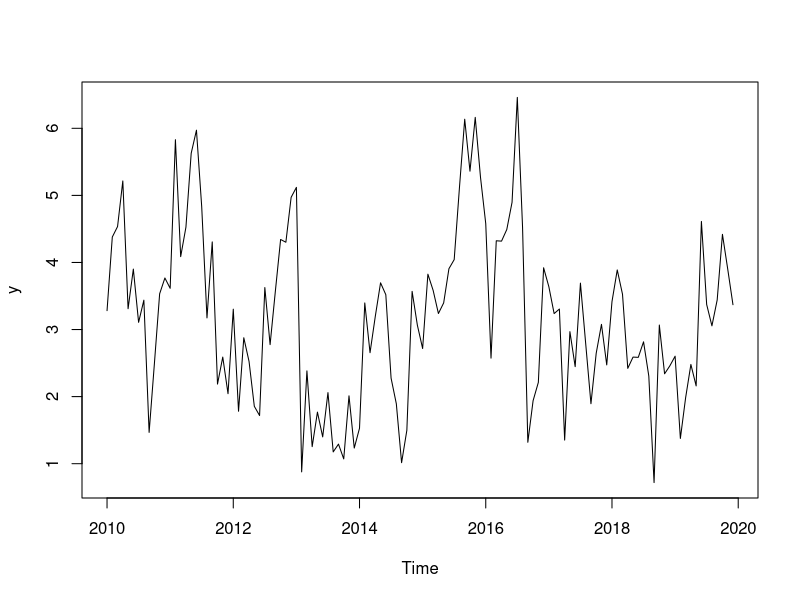
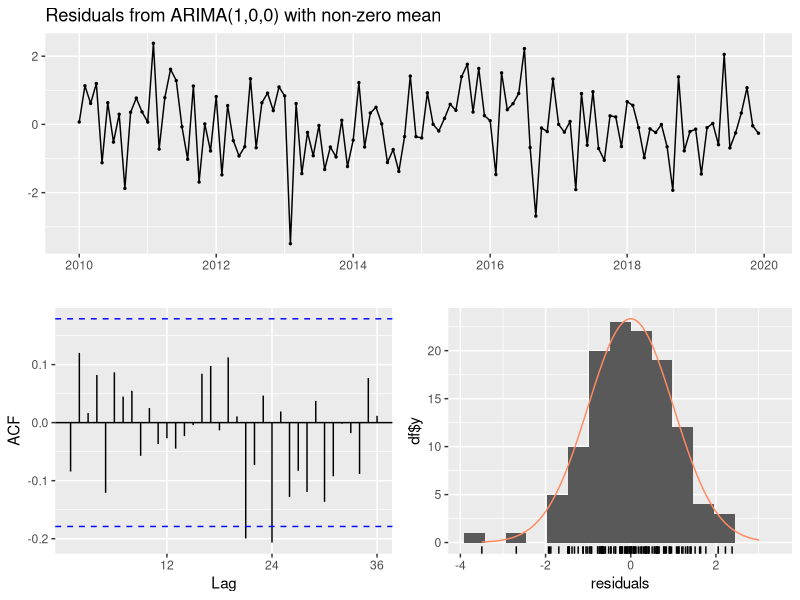
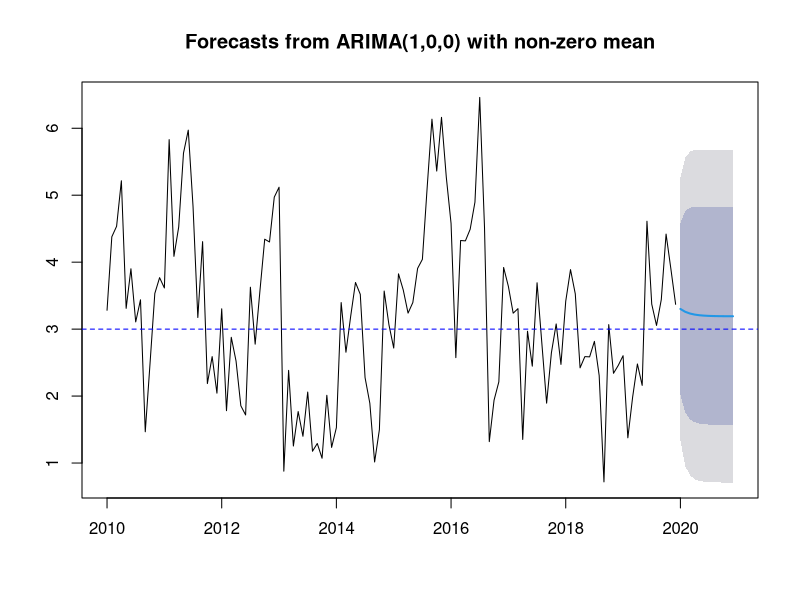
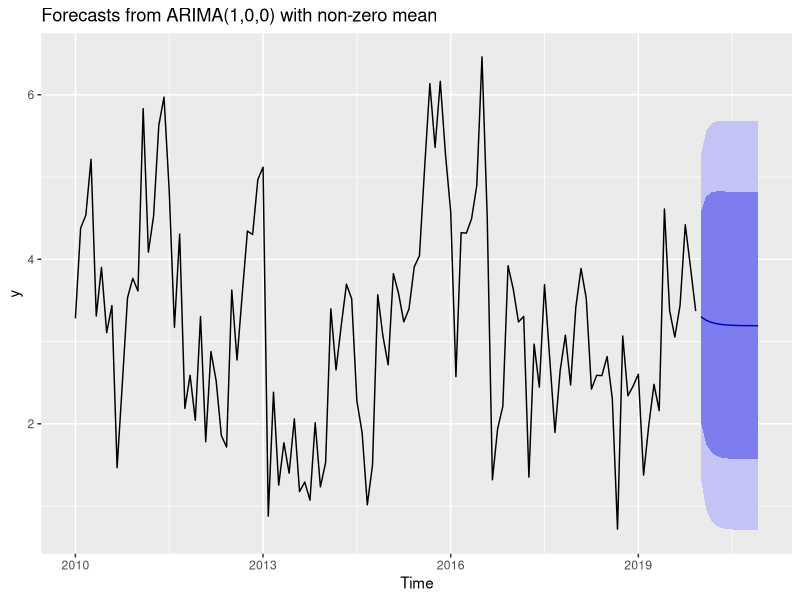
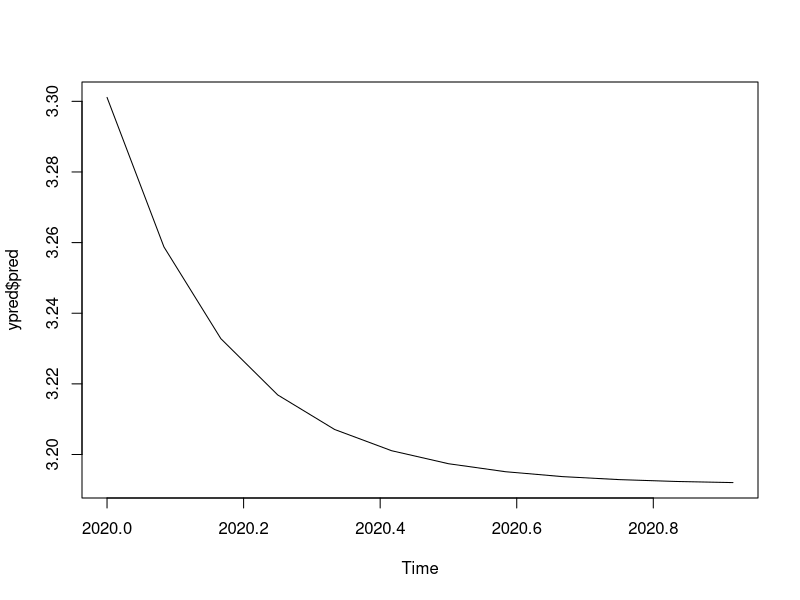
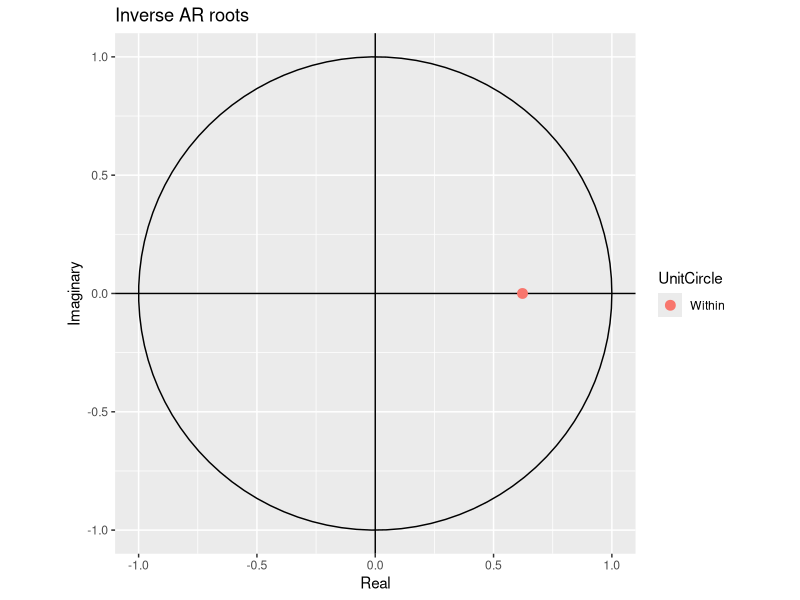
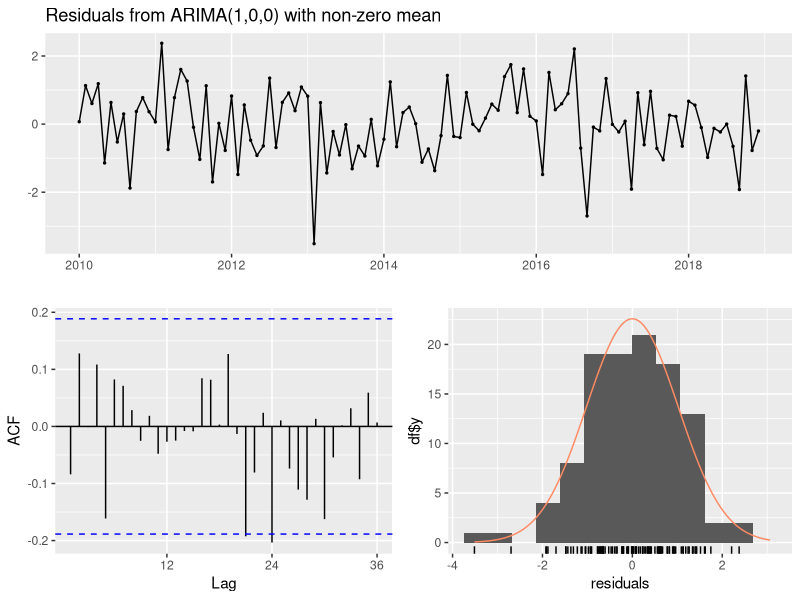
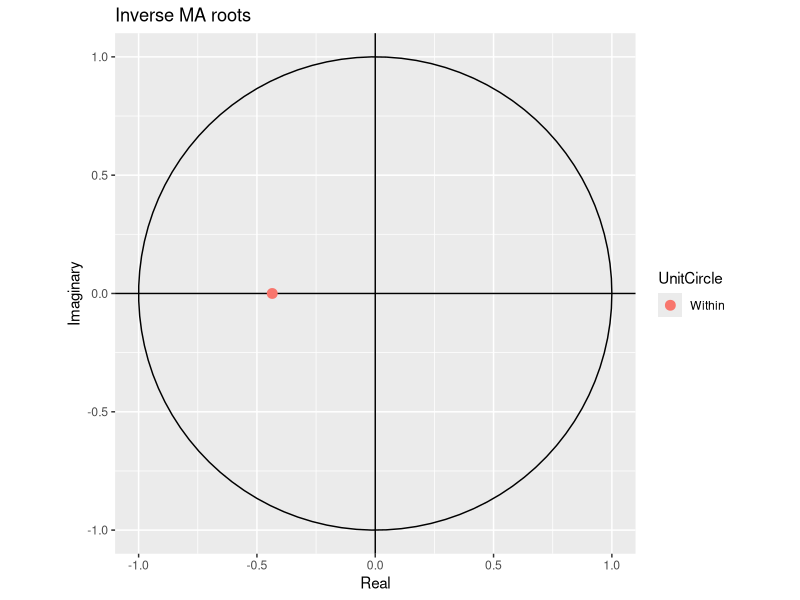

These figures' R source, in order:
# Forecasting with ARMA models
# ============================
library(forecast)
library(ggplot2)
set.seed(125)
y <- arima.sim(n=120, list(ar=0.7)) + 3
y <- ts(y, frequency=12, start=c(2010,1))
plot(y)
ar1 <- arima(y, order=c(1,0,0))
ar1
checkresiduals(ar1)

# ? forecast  # check out the help documentation for details
ycast <- forecast(ar1, h=12)  # out-of-sample forecasting
# ycast <- forecast(ar1, h=10, fan = TRUE) # set fan=TRUE for fan charts
ycast
plot(ycast)
abline(h=3, col="blue", lty="dashed")

autoplot(ycast)

# Alternatively, one may use the generic function predict()
ypred <- predict(ar1, 12) 
plot(ypred$pred)
ypred$pred
ypred$se


# ---In-sample forecasting and validation---
y_training <-window(y, end = c(2018,12))  # training data, or in-sample data
y_test <-window(y, start = c(2019,1))  # test data, or out-of-sample data


# Fit three candidate models to the training data
ar1 <- arima(y_training, order=c(1,0,0))
autoplot(ar1)
checkresiduals(ar1)
ma1 <- arima(y_training, order=c(0,0,1)) 
autoplot(ma1)
checkresiduals(ma1)
arma11 <- arima(y_training, order=c(1,0,1))
autoplot(arma11)
checkresiduals(arma11)
# try out auto.arima()
auto <-auto.arima(y_training)
auto

# Forecasting using the AR(1) model
fcast_ar1 <- forecast(ar1, h = 12)
autoplot(fcast_ar1) +
  autolayer(y, color = 1, lwd = 0.8) +
  autolayer(fcast_ar1$mean, series = "Forecasts", lwd = 0.8) + 
  theme_bw()
accuracy(fcast_ar1, y_test)

# Forecasting using the MA(1) model
fcast_ma1 <- forecast(ma1, h = 12)
autoplot(fcast_ma1) +
  autolayer(y, color = 1, lwd = 0.8) +
  autolayer(fcast_ma1$mean, series = "Forecasts", lwd = 0.8) +
  theme_bw()
accuracy(fcast_ma1, y_test)

# Forecasting using the ARMA(1,1) model
fcast_arma11 <- forecast(arma11, h = 12)
autoplot(fcast_arma11) +
  autolayer(y, color = 1, lwd = 0.8) +
  autolayer(fcast_arma11$mean, series = "Forecasts", lwd = 0.8) +
  theme_bw()
accuracy(fcast_arma11, y_test)

# Forecasting using the best model selected by auto.arima()
fcast_auto <- forecast(auto, h = 12)
autoplot(fcast_auto) +
  autolayer(y, color = 1, lwd = 0.8) +
  autolayer(fcast_auto$mean, series = "Forecasts", lwd = 0.8) +
  theme_bw()
accuracy(fcast_auto, y_test)

# Compare forecasts by plotting them together
autoplot(y, lwd = 0.5) +
  autolayer(fcast_ar1, series="AR(1)", PI=FALSE, size = 0.8) +
  autolayer(fcast_ma1, series="MA(1)", PI=FALSE, size = 0.8) +
  autolayer(fcast_arma11, series="ARMA(1,1)", PI=FALSE, size = 0.8) +
  theme_bw()
